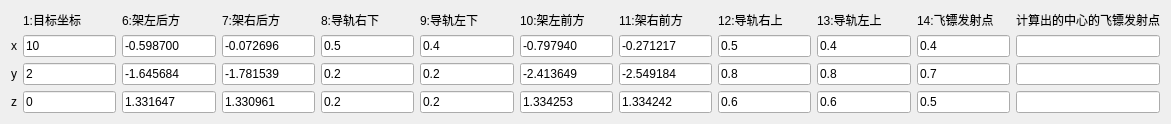
  <widget class="QWidget" name="layoutWidget_2">
   <property name="geometry">
    <rect>
     <x>20</x>
     <y>70</y>
     <width>1171</width>
     <height>111</height>
    </rect>
   </property>
   <layout class="QGridLayout" name="gridLayout_4">
    <item row="3" column="0">
     <widget class="QLabel" name="setaLabel_14">
      <property name="text">
       <string>z</string>
      </property>
     </widget>
    </item>
    <item row="2" column="4">
     <widget class="QLineEdit" name="leadRightBackCoordYLineEdit">
      <property name="text">
       <string>0.2</string>
      </property>
     </widget>
    </item>
    <item row="1" column="15">
     <widget class="QLineEdit" name="leadDartShootCoordXLineEdit">
      <property name="text">
       <string>0.4</string>
      </property>
     </widget>
    </item>
    <item row="3" column="8">
     <widget class="QLineEdit" name="rackLeftFrontCoordZLineEdit">
      <property name="text">
       <string>1.334253</string>
      </property>
     </widget>
    </item>
    <item row="0" column="3">
     <widget class="QLabel" name="setaLabel_5">
      <property name="text">
       <string>7:架右后方</string>
      </property>
     </widget>
    </item>
    <item row="0" column="1">
     <widget class="QLabel" name="setaLabel_4">
      <property name="text">
       <string>1:目标坐标</string>
      </property>
     </widget>
    </item>
    <item row="1" column="9">
     <widget class="QLineEdit" name="rackRightFrontCoordXLineEdit">
      <property name="text">
       <string>-0.271217</string>
      </property>
     </widget>
    </item>
    <item row="2" column="15">
     <widget class="QLineEdit" name="leadDartShootCoordYLineEdit">
      <property name="text">
       <string>0.7</string>
      </property>
     </widget>
    </item>
    <item row="3" column="11">
     <widget class="QLineEdit" name="leadLeftFrontCoordZLineEdit">
      <property name="text">
       <string>0.6</string>
      </property>
     </widget>
    </item>
    <item row="3" column="1">
     <widget class="QLineEdit" name="targetCoordZLineEdit">
      <property name="text">
       <string>0</string>
      </property>
     </widget>
    </item>
    <item row="1" column="2">
     <widget class="QLineEdit" name="rackLeftBackCoordXLineEdit">
      <property name="text">
       <string>-0.598700</string>
      </property>
     </widget>
    </item>
    <item row="0" column="2">
     <widget class="QLabel" name="setaLabel_3">
      <property name="text">
       <string>6:架左后方</string>
      </property>
     </widget>
    </item>
    <item row="2" column="10">
     <widget class="QLineEdit" name="leadRightFrontCoordYLineEdit">
      <property name="text">
       <string>0.8</string>
      </property>
     </widget>
    </item>
    <item row="2" column="3">
     <widget class="QLineEdit" name="rackRightBackCoordYLineEdit">
      <property name="text">
       <string>-1.781539</string>
      </property>
     </widget>
    </item>
    <item row="0" column="10">
     <widget class="QLabel" name="setaLabel_9">
      <property name="text">
       <string>12:导轨右上</string>
      </property>
     </widget>
    </item>
    <item row="3" column="4">
     <widget class="QLineEdit" name="leadRightBackCoordZLineEdit">
      <property name="text">
       <string>0.2</string>
      </property>
     </widget>
    </item>
    <item row="1" column="5">
     <widget class="QLineEdit" name="leadLeftBackCoordXLineEdit">
      <property name="text">
       <string>0.4</string>
      </property>
     </widget>
    </item>
    <item row="1" column="10">
     <widget class="QLineEdit" name="leadRightFrontCoordXLineEdit">
      <property name="text">
       <string>0.5</string>
      </property>
     </widget>
    </item>
    <item row="0" column="11">
     <widget class="QLabel" name="setaLabel_8">
      <property name="text">
       <string>13:导轨左上</string>
      </property>
     </widget>
    </item>
    <item row="3" column="3">
     <widget class="QLineEdit" name="rackRightBackCoordZLineEdit">
      <property name="text">
       <string>1.330961</string>
      </property>
     </widget>
    </item>
    <item row="1" column="1">
     <widget class="QLineEdit" name="targetCoordXLineEdit">
      <property name="text">
       <string>10</string>
      </property>
     </widget>
    </item>
    <item row="1" column="11">
     <widget class="QLineEdit" name="leadLeftFrontCoordXLineEdit">
      <property name="text">
       <string>0.4</string>
      </property>
     </widget>
    </item>
    <item row="1" column="3">
     <widget class="QLineEdit" name="rackRightBackCoordXLineEdit">
      <property name="text">
       <string>-0.072696</string>
      </property>
     </widget>
    </item>
    <item row="0" column="4">
     <widget class="QLabel" name="setaLabel_21">
      <property name="text">
       <string>8:导轨右下</string>
      </property>
     </widget>
    </item>
    <item row="0" column="8">
     <widget class="QLabel" name="setaLabel_7">
      <property name="text">
       <string>10:架左前方</string>
      </property>
     </widget>
    </item>
    <item row="2" column="1">
     <widget class="QLineEdit" name="targetCoordYLineEdit">
      <property name="text">
       <string>2</string>
      </property>
     </widget>
    </item>
    <item row="2" column="11">
     <widget class="QLineEdit" name="leadLeftFrontCoordYLineEdit">
      <property name="text">
       <string>0.8</string>
      </property>
     </widget>
    </item>
    <item row="3" column="5">
     <widget class="QLineEdit" name="leadLeftBackCoordZLineEdit">
      <property name="text">
       <string>0.2</string>
      </property>
     </widget>
    </item>
    <item row="0" column="9">
     <widget class="QLabel" name="setaLabel_6">
      <property name="text">
       <string>11:架右前方</string>
      </property>
     </widget>
    </item>
    <item row="1" column="8">
     <widget class="QLineEdit" name="rackLeftFrontCoordXLineEdit">
      <property name="text">
       <string>-0.797940</string>
      </property>
     </widget>
    </item>
    <item row="3" column="2">
     <widget class="QLineEdit" name="rackLeftBackCoordZLineEdit">
      <property name="text">
       <string>1.331647</string>
      </property>
     </widget>
    </item>
    <item row="2" column="0">
     <widget class="QLabel" name="setaLabel_13">
      <property name="text">
       <string>y</string>
      </property>
     </widget>
    </item>
    <item row="3" column="10">
     <widget class="QLineEdit" name="leadRightFrontCoordZLineEdit">
      <property name="text">
       <string>0.6</string>
      </property>
     </widget>
    </item>
    <item row="3" column="15">
     <widget class="QLineEdit" name="leadDartShootCoordZLineEdit">
      <property name="text">
       <string>0.5</string>
      </property>
     </widget>
    </item>
    <item row="1" column="4">
     <widget class="QLineEdit" name="leadRightBackCoordXLineEdit">
      <property name="text">
       <string>0.5</string>
      </property>
     </widget>
    </item>
    <item row="2" column="2">
     <widget class="QLineEdit" name="rackLeftBackCoordYLineEdit">
      <property name="text">
       <string>-1.645684</string>
      </property>
     </widget>
    </item>
    <item row="0" column="15">
     <widget class="QLabel" name="setaLabel_11">
      <property name="text">
       <string>14:飞镖发射点</string>
      </property>
     </widget>
    </item>
    <item row="1" column="0">
     <widget class="QLabel" name="setaLabel_12">
      <property name="text">
       <string>x</string>
      </property>
     </widget>
    </item>
    <item row="0" column="5">
     <widget class="QLabel" name="setaLabel_10">
      <property name="text">
       <string>9:导轨左下</string>
      </property>
     </widget>
    </item>
    <item row="3" column="9">
     <widget class="QLineEdit" name="rackRightFrontCoordZLineEdit">
      <property name="text">
       <string>1.334242</string>
      </property>
     </widget>
    </item>
    <item row="2" column="5">
     <widget class="QLineEdit" name="leadLeftBackCoordYLineEdit">
      <property name="text">
       <string>0.2</string>
      </property>
     </widget>
    </item>
    <item row="2" column="9">
     <widget class="QLineEdit" name="rackRightFrontCoordYLineEdit">
      <property name="text">
       <string>-2.549184</string>
      </property>
     </widget>
    </item>
    <item row="2" column="8">
     <widget class="QLineEdit" name="rackLeftFrontCoordYLineEdit">
      <property name="text">
       <string>-2.413649</string>
      </property>
     </widget>
    </item>
    <item row="0" column="16">
     <widget class="QLabel" name="setaLabel_16">
      <property name="text">
       <string>计算出的中心的飞镖发射点</string>
      </property>
     </widget>
    </item>
    <item row="1" column="16">
     <widget class="QLineEdit" name="leadMiddleDartShootCoordXLineEdit">
      <property name="text">
       <string/>
      </property>
     </widget>
    </item>
    <item row="2" column="16">
     <widget class="QLineEdit" name="leadMiddleDartShootCoordYLineEdit">
      <property name="text">
       <string/>
      </property>
     </widget>
    </item>
    <item row="3" column="16">
     <widget class="QLineEdit" name="leadMiddleDartShootCoordZLineEdit">
      <property name="text">
       <string/>
      </property>
     </widget>
    </item>
   </layout>
  </widget>
